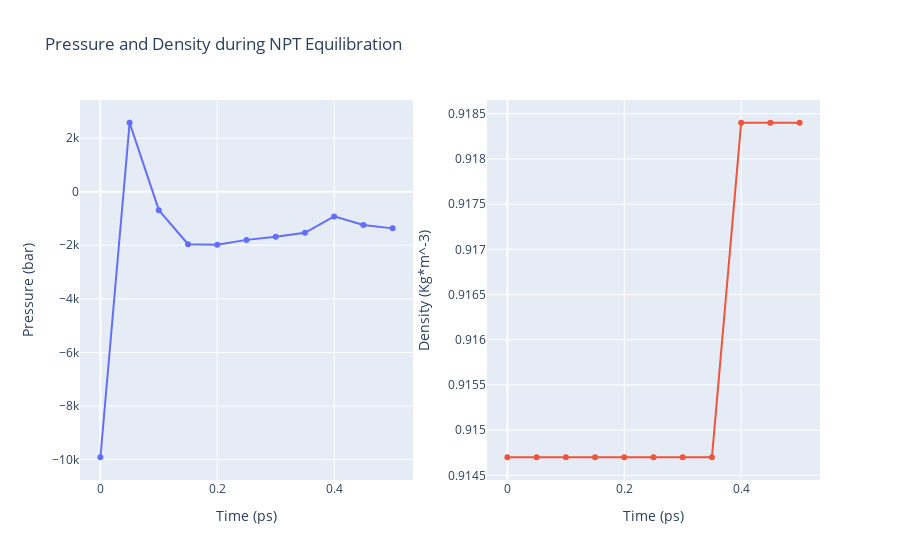

The cell this chart's notebook holds for it:
### Code cell
# Read pressure and density data from file 
from plotly import subplots
with open(output_dat_eq6_path,'r') as pd_file:
    x,y,z = map(
        list,
        zip(*[
            (float(line.split()[0]),float(line.split()[1]),float(line.split()[2]))
            for line in pd_file 
            if not line.startswith(("#","@")) 
        ])
    )

plotly.offline.init_notebook_mode(connected=True)

trace1 = go.Scatter(
    x=x,y=y
)
trace2 = go.Scatter(
    x=x,y=z
)

fig = subplots.make_subplots(rows=1, cols=2, print_grid=False)

fig.append_trace(trace1, 1, 1)
fig.append_trace(trace2, 1, 2)

fig['layout']['xaxis1'].update(title='Time (ps)')
fig['layout']['xaxis2'].update(title='Time (ps)')
fig['layout']['yaxis1'].update(title='Pressure (bar)')
fig['layout']['yaxis2'].update(title='Density (Kg*m^-3)')

fig['layout'].update(title='Pressure and Density during NPT Equilibration')
fig['layout'].update(showlegend=False)

plotly.offline.iplot(fig)

### Figure 1 — Plotly figure (JSON) as saved in the notebook; plotly's stock layout.template omitted (floating-point values rounded to 4 significant figures)
{"data": [{"type": "scatter", "x": [0, 0.05, 0.1, 0.15, 0.2, 0.25, 0.3, 0.35, 0.4, 0.45, 0.5], "xaxis": "x", "y": [-9912.0, 2572.0, -689.6, -1961.0, -1984.0, -1799.0, -1686.0, -1534.0, -922.5, -1242.0, -1370.0], "yaxis": "y"}, {"type": "scatter", "x": [0, 0.05, 0.1, 0.15, 0.2, 0.25, 0.3, 0.35, 0.4, 0.45, 0.5], "xaxis": "x2", "y": [0.9147, 0.9147, 0.9147, 0.9147, 0.9147, 0.9147, 0.9147, 0.9147, 0.9184, 0.9184, 0.9184], "yaxis": "y2"}], "layout": {"showlegend": false, "title": {"text": "Pressure and Density during NPT Equilibration"}, "xaxis": {"anchor": "y", "domain": [0, 0.45], "title": {"text": "Time (ps)"}}, "xaxis2": {"anchor": "y2", "domain": [0.55, 1], "title": {"text": "Time (ps)"}}, "yaxis": {"anchor": "x", "domain": [0, 1], "title": {"text": "Pressure (bar)"}}, "yaxis2": {"anchor": "x2", "domain": [0, 1], "title": {"text": "Density (Kg*m^-3)"}}}}
